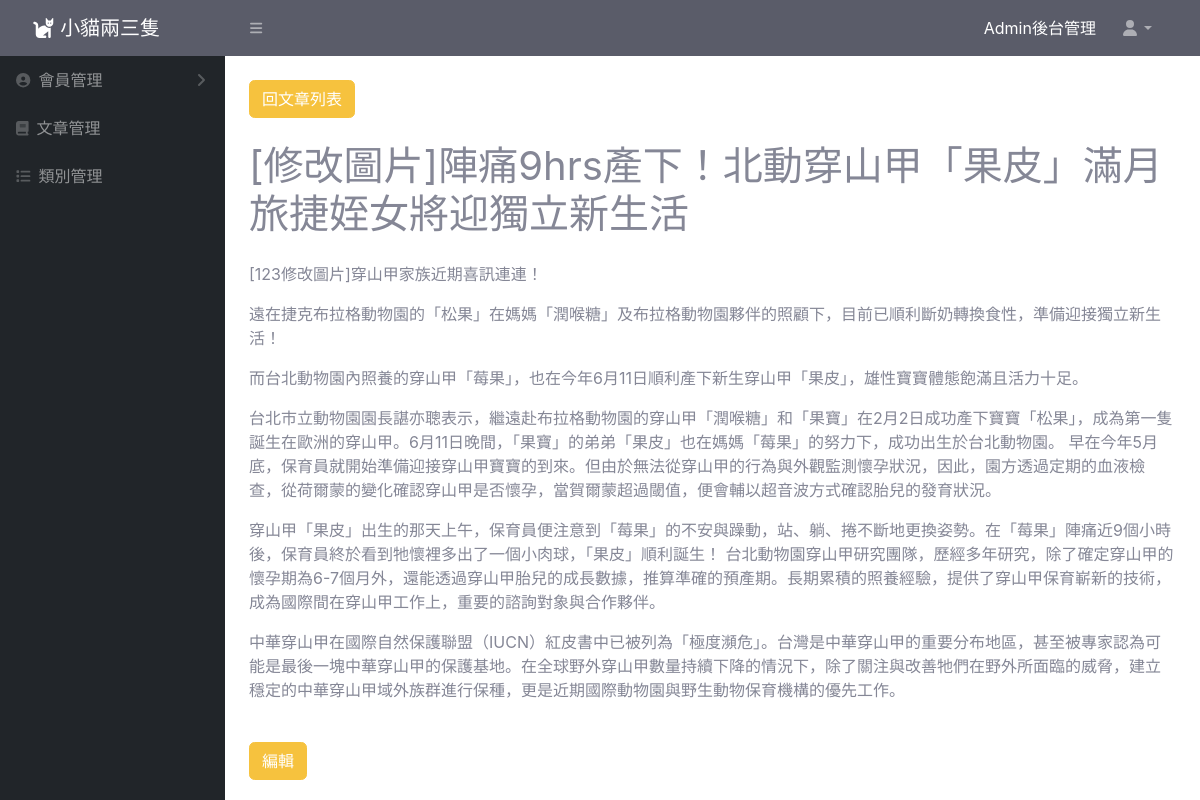
Page /pet_admin/article.php?id=1 on the committed database.
### tables this page shows
CREATE TABLE `article` (
  `id` int(255) NOT NULL,
  `title` varchar(50) NOT NULL,
  `content` text NOT NULL,
  `abstract` varchar(1000) NOT NULL,
  `category` int(50) NOT NULL,
  `published_date` datetime NOT NULL,
  `created_date` datetime NOT NULL,
  `valid` int(5) NOT NULL
);

### pet_admin/article/article.php (the view, shortened to what this page needs)
<?php
require_once("db_connect.php");
$id = $_GET["id"];
$sql = "SELECT * FROM article WHERE id='$id'";
$result = $conn->query($sql);
$article = $result->fetch_assoc();
?>
<!doctype html>
<html lang="en">
<head>
    <link href="https://cdn.jsdelivr.net/npm/bootstrap@5.2.1/dist/css/bootstrap.min.css" rel="stylesheet">
    <link href="css/sb-admin-2.min.css" rel="stylesheet">
</head>
<body>
    <div class="container">
        <div class="nav py-4">
            <a class="btn btn-warning" href="article-list.php">回文章列表</a>
        </div>
        <h1><?= $article["title"] ?></h1>
        <div>
            <?= $article["content"] ?>
        </div>
        <div class="nav py-4">
            <a class="btn btn-warning" href="article-edit.php?id=<?= $article["id"] ?>">編輯</a>
        </div>
    </div>
</body>
</html>

### rows in the picture
article: title "[修改圖片]陣痛9hrs產下！北動穿山甲「果皮」滿月 旅捷姪女將迎獨立新生活…", content "[123修改圖片]穿山甲家族近期喜訊連連！ 遠在捷克布拉格動物園的「松果」在媽媽「潤喉糖」及布拉格動物園夥伴的照顧下，目前已順利斷奶轉換食性，準備迎接獨立新生活！ 而台北動物園內照養的穿山甲「莓果」，也在今年6月11日順利產下新生穿山甲「果皮」，雄性寶寶體態飽滿且活力十足。 台北市立動物園園長諶亦聰表示，繼遠赴布拉格動物園的穿山甲「潤喉糖」和「果寶」在2月2日成功產下寶寶「松果」，成為第一隻誕生在歐洲的穿山甲。6月11日晚間，「果寶」的弟弟「果皮」也在媽媽「莓果」的努力下，成功出生於台北動物園。 早在今年5月底，保育員就開始準備迎接穿山甲寶寶的到來。但由於無法從穿山甲的行為與外觀監測懷孕狀況，因此，園方透過定期的血液檢查，從荷爾蒙的變化確認穿山甲是否懷孕，當賀爾蒙超過閾值，便會輔以超音波方式確認胎兒的發育狀況。 穿山甲「果皮」出生的那天上午，保育員便注意到「莓果」的不安與躁動，站、躺、捲不斷地更換姿勢。在「莓果」陣痛近9個小時後，保育員終於看到牠懷裡多出了一個小肉球，「果皮」順利誕生！ 台北動物園穿山甲研究團隊，歷經多年研究，除了確定穿山甲的懷孕期為6-7個月外，還能透過穿山甲胎兒的成長數據，推算準確的預產期。長期累積的照養經驗，提供了穿山甲保育嶄新的技術，成為國際間在穿山甲工作上，重要的諮詢對象與合作夥伴。…"
